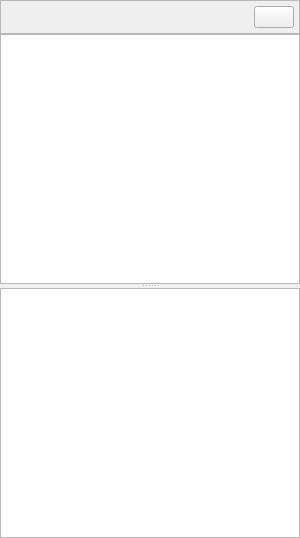
<?xml version="1.0" encoding="UTF-8"?>
<ui version="4.0">
 <class>ParamWidget</class>
 <widget class="QWidget" name="ParamWidget">
  <property name="geometry">
   <rect>
    <x>0</x>
    <y>0</y>
    <width>300</width>
    <height>538</height>
   </rect>
  </property>
  <property name="sizePolicy">
   <sizepolicy hsizetype="Expanding" vsizetype="Preferred">
    <horstretch>0</horstretch>
    <verstretch>0</verstretch>
   </sizepolicy>
  </property>
  <property name="minimumSize">
   <size>
    <width>250</width>
    <height>0</height>
   </size>
  </property>
  <property name="font">
   <font>
    <italic>false</italic>
    <underline>false</underline>
    <strikeout>false</strikeout>
    <kerning>false</kerning>
   </font>
  </property>
  <property name="windowTitle">
   <string>Form</string>
  </property>
  <layout class="QVBoxLayout" name="verticalLayout">
   <property name="spacing">
    <number>0</number>
   </property>
   <property name="leftMargin">
    <number>0</number>
   </property>
   <property name="topMargin">
    <number>0</number>
   </property>
   <property name="rightMargin">
    <number>0</number>
   </property>
   <property name="bottomMargin">
    <number>0</number>
   </property>
   <item>
    <widget class="QFrame" name="Param_Frame">
     <property name="frameShape">
      <enum>QFrame::Shape::StyledPanel</enum>
     </property>
     <property name="frameShadow">
      <enum>QFrame::Shadow::Raised</enum>
     </property>
     <layout class="QHBoxLayout" name="horizontalLayout">
      <property name="leftMargin">
       <number>5</number>
      </property>
      <property name="topMargin">
       <number>5</number>
      </property>
      <property name="rightMargin">
       <number>5</number>
      </property>
      <property name="bottomMargin">
       <number>5</number>
      </property>
      <item>
       <spacer name="horizontalSpacer">
        <property name="orientation">
         <enum>Qt::Orientation::Horizontal</enum>
        </property>
        <property name="sizeHint" stdset="0">
         <size>
          <width>230</width>
          <height>20</height>
         </size>
        </property>
       </spacer>
      </item>
      <item>
       <widget class="QPushButton" name="Refresh_Button">
        <property name="toolTip">
         <string>刷新相机参数</string>
        </property>
        <property name="text">
         <string/>
        </property>
       </widget>
      </item>
     </layout>
    </widget>
   </item>
   <item>
    <widget class="QSplitter" name="splitter">
     <property name="orientation">
      <enum>Qt::Orientation::Vertical</enum>
     </property>
     <property name="opaqueResize">
      <bool>true</bool>
     </property>
     <widget class="QWidget" name="Param_widget" native="true">
      <layout class="QVBoxLayout" name="verticalLayout_2">
       <property name="leftMargin">
        <number>0</number>
       </property>
       <property name="topMargin">
        <number>0</number>
       </property>
       <property name="rightMargin">
        <number>0</number>
       </property>
       <property name="bottomMargin">
        <number>0</number>
       </property>
       <item>
        <widget class="QTreeView" name="Param_treeView"/>
       </item>
      </layout>
     </widget>
     <widget class="QTextBrowser" name="ParamDescript_textBrowser">
      <property name="enabled">
       <bool>true</bool>
      </property>
      <property name="sizePolicy">
       <sizepolicy hsizetype="Preferred" vsizetype="Preferred">
        <horstretch>0</horstretch>
        <verstretch>0</verstretch>
       </sizepolicy>
      </property>
      <property name="baseSize">
       <size>
        <width>0</width>
        <height>0</height>
       </size>
      </property>
      <property name="readOnly">
       <bool>false</bool>
      </property>
     </widget>
    </widget>
   </item>
  </layout>
 </widget>
 <resources/>
 <connections/>
</ui>
